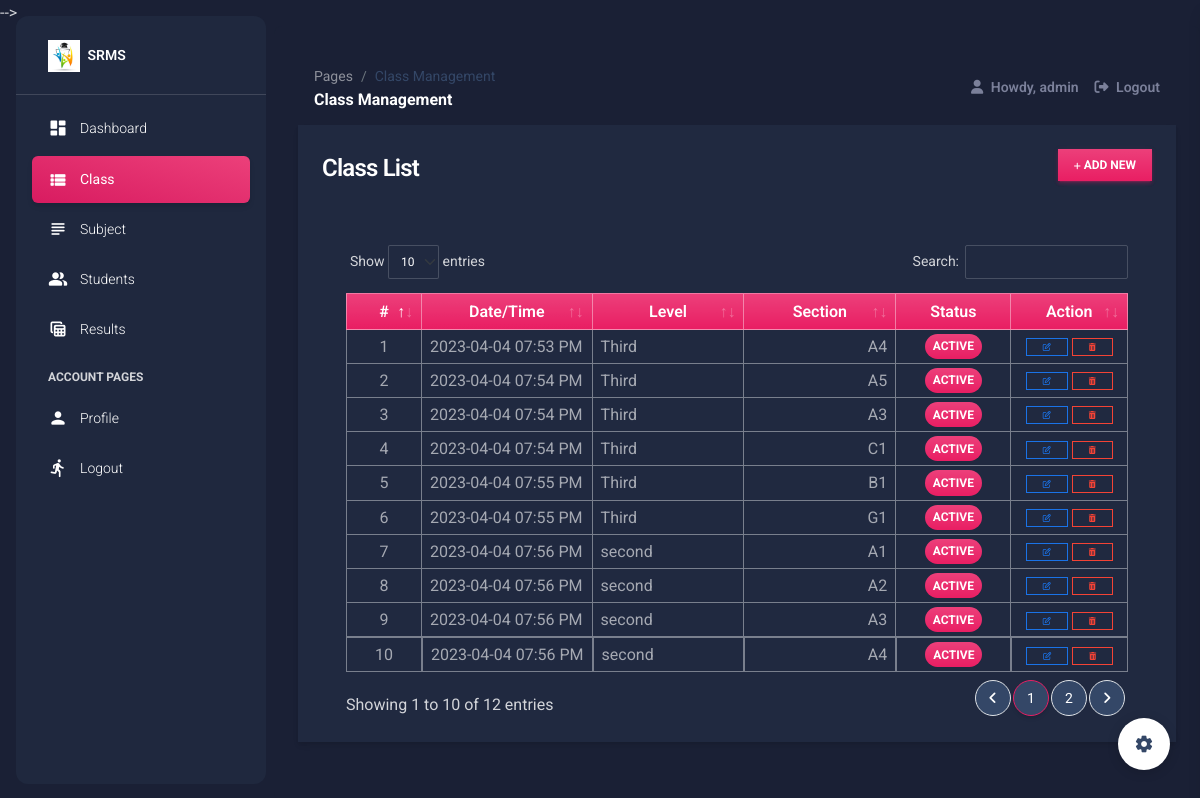
The app's page /class_mgt (signed in) with its own data.
### srmsApp/models.py (models this page shows, shortened)
class Class(models.Model):
    level = models.CharField(max_length=250)
    section = models.CharField(max_length=250)
    status = models.CharField(max_length=2, choices=(('1','Active'),('2','Inactive')), default = 1)
    date_created = models.DateTimeField(default=timezone.now)
    date_updated = models.DateTimeField(auto_now=True)

### srmsApp/views.py (the view)
# urls.py: path('class_mgt', views.class_mgt,name="class-page"),
@login_required
def class_mgt(request):
    context['page'] = 'class_mgt'
    context['page_title'] = 'Class Management'
    classes = models.Class.objects.all()
    context['classes'] = classes
    return render(request,'class_mgt.html',context)

### srmsApp/forms.py (shortened to what this page needs)
class UpdateProfile(UserChangeForm):
    username = forms.CharField(max_length=250,help_text="The Username field is required.")
    email = forms.EmailField(max_length=250,help_text="The Email field is required.")
    first_name = forms.CharField(max_length=250,help_text="The First Name field is required.")
    last_name = forms.CharField(max_length=250,help_text="The Last Name field is required.")
    current_password = forms.CharField(max_length=250)
    class Meta:
        model = User
        fields = ('email', 'username','first_name', 'last_name')

### srmsApp/templates/class_mgt.html (shortened to what this page needs)
{% extends 'layouts/base.html' %} {% load humanize %} {% block content %}
<div class="container-fluid">
    <div class="col-lg-12 col-md-12 col-sm-12 col-xs-12">
        <div class="card card-default rounded-0 shadow ">
            <div class="card-header">
                <div class="d-flex w-100 align-items-center justify-content-between">
                    <h4 class="card-title fw-bold">Class List</h4>
                    <div class="tools">
                        <button type="button" class="btn btn-primary rounded-0 bg-gradient btn-sm" id='add_new'><i class="fa fa-plus"></i> Add New</button>
                    </div>
                </div>
            </div>
            <div class="card-body">
                <div class="container-fluid">
                    <table class="table table-bordered" id="class-list">
                        <colgroup>
                            <col width="10%">
                            <col width="20%">
                            <col width="20%">
                            <col width="20%">
                            <col width="15%">
                            <col width="15%">
                        </colgroup>
                        <thead>
                            <tr class="bg-gradient bg-primary bg-opacity-50 text-light">
                                <th class="px-2 py-2 text-center">#</th>
                                <th class="px-2 py-2 text-center">Date/Time</th>
                                <th class="px-2 py-2 text-center">Level</th>
                                <th class="px-2 py-2 text-center">Section</th>
                                <th class="px-2 py-2 text-center">Status</th>
                                <th class="px-2 py-2 text-center">Action</th>
                            </tr>
                        </thead>
                        <tbody>
                            {% for class in classes %}
                            <tr>
                                <td class="px-2 py-1 align-middle text-center">{{ forloop.counter }}</td>
                                <td class="px-2 py-1 align-middle">{{ class.date_created|date:"Y-m-d h:i A" }}</td>
                                <td class="px-2 py-1 align-middle">{{ class.level }}</td>
                                <td class="px-2 py-1 align-middle text-end">{{ class.section }}</td>
                                <td class="px-1 py-1 align-middle text-center">
                                    {% if class.status == '1' %}
                                    <span class="badge bg-primary bg-gradient rounded-pill px-2">Active</span> {% else %}
                                    <span class="badge bg-secondary bg-gradient rounded-pill px-2">Inactive</span> {% endif %}
                                </td>
                                <td class="px-2 py-1 align-middle text-center">
                                    <a class="btn btn-outline-primary btn-sm edit-data mb-0 border-info text-info px-3 py-1 rounded-0" href="javascript:void(0)" data-url="{% url 'manage-class-pk' class.pk %}" title="Edit">
                                        <i class="fa fa-edit"></i>
                                    </a>
                                    <button class="btn btn-outline-danger btn-sm delete-data mb-0 border-danger px-3 py-1 rounded-0" type="button" data-id="{{ class.pk }}" title="Delete">
                                    <i class="fa fa-trash"></i>
                                </button>
                                </td>
                            </tr>
                            {% endfor %}
                        </tbody>
                    </table>
                </div>
            </div>
        </div>
    </div>
</div>
{% endblock content %}

### srmsApp/templates/layouts/base.html (shortened to what this page needs)
 {% load static %} {% load customfilter %}
<!DOCTYPE html>
<html lang="en">
<head>
    <link href="{% static 'plugins/material-dashboard/css/nucleo-icons.css' %}" rel="stylesheet" />
    <link href="{% static 'plugins/material-dashboard/css/nucleo-svg.css' %}" rel="stylesheet" />
    <link rel="stylesheet" href="{% static 'plugins/DataTables/datatables.min.css' %}" />
    <link rel="stylesheet" href="{% static 'plugins/select2/dist/css/select2.min.css' %}">
    <link rel="stylesheet" href="{% static 'default/css/style.css' %}">
    <link id="pagestyle" href="{% static 'plugins/material-dashboard/css/material-dashboard.css' %}" rel="stylesheet" /> {% block stylesheets %}{% endblock stylesheets %}
</head>
<body class="g-sidenav-show bg-gray-200 dark-version">
    {% if has_sidebar %} {% include 'includes/sidebar.html' %} {% endif %}
    <main class="main-content position-relative max-height-vh-100 h-100 border-radius-lg ">
        {% if has_navigation %}{% include 'includes/navigation.html' %}{% endif %}  {% block content %}{% endblock content %}
    </main>
    {% include 'includes/modals.html' %} {% include 'includes/fixed-plugin.html' %} {% include 'includes/scripts.html' %}
</body>
</html>

### srmsApp/templates/includes/sidebar.html (shortened to what this page needs)
<aside class="sidenav navbar navbar-vertical navbar-expand-xs border-0 border-radius-xl my-3 fixed-start ms-3   bg-gradient-dark" id="sidenav-main">
    <div class="sidenav-header">
      <a class="navbar-brand m-0"
         href="https://appseed.us/admin-dashboards/flask-dashboard-material-design" target="_blank">
        <img src="{{ MEDIA_URL }}/default/logo.jpg" class="navbar-brand-img h-100" alt="main_logo">
        <span class="ms-1 font-weight-bold text-white">{{ short_name }}</span>
      </a>
    </div>
    <hr class="horizontal light mt-0 mb-2">
    <div class="collapse navbar-collapse  w-auto  max-height-vh-100" id="sidenav-collapse-main">
      <ul class="navbar-nav">
        <li class="nav-item">
          <a class="nav-link text-white {% if not page or page == 'home' %} active bg-gradient-primary {% endif %}"
             href="/">
            <div class="text-white text-center me-2 d-flex align-items-center justify-content-center">
              <i class="material-icons opacity-10">dashboard</i>
            </div>
            <span class="nav-link-text ms-1">Dashboard</span>
          </a>
        </li>
        <li class="nav-item">
          <a class="nav-link text-white {% if page == 'class_mgt' %} active bg-gradient-primary {% endif %}"
             href="{% url 'class-page' %}">
            <div class="text-white text-center me-2 d-flex align-items-center justify-content-center">
              <i class="material-icons opacity-10">view_list</i>
            </div>
            <span class="nav-link-text ms-1">Class</span>
          </a>
        </li>
        <li class="nav-item">
          <a class="nav-link text-white {% if page == 'subject_mgt' %} active bg-gradient-primary {% endif %}"
             href="{% url 'subject-page' %}">
            <div class="text-white text-center me-2 d-flex align-items-center justify-content-center">
              <i class="material-icons opacity-10">subject</i>
            </div>
            <span class="nav-link-text ms-1">Subject</span>
          </a>
        </li>
        <li class="nav-item">
          <a class="nav-link text-white {% if page == 'student_mgt' %} active bg-gradient-primary {% endif %}"
             href="{% url 'student-page' %}">
            <div class="text-white text-center me-2 d-flex align-items-center justify-content-center">
              <i class="material-icons opacity-10">people_alt</i>
            </div>
            <span class="nav-link-text ms-1">Students</span>
          </a>
        </li>
        <li class="nav-item">
          <a class="nav-link text-white {% if page == 'result_mgt' %} active bg-gradient-primary {% endif %}"
             href="{% url 'result-page' %}">
            <div class="text-white text-center me-2 d-flex align-items-center justify-content-center">
              <i class="material-icons opacity-10">table_view</i>
            </div>
            <span class="nav-link-text ms-1">Results</span>
          </a>
        </li>
        <li class="nav-item mt-3">
          <h6 class="ps-4 ms-2 text-uppercase text-xs text-white font-weight-bolder opacity-8">Account pages</h6>
        </li>
        <li class="nav-item">
          <a class="nav-link text-white {% if page == 'profile' %} active bg-gradient-primary {% endif %}"
             href="{% url 'profile-page' %}">
            <div class="text-white text-center me-2 d-flex align-items-center justify-content-center">
              <i class="material-icons opacity-10">person</i>
            </div>
            <span class="nav-link-text ms-1">Profile</span>
          </a>
        </li>
        <li class="nav-item">
          <a class="nav-link text-white " href="{% url 'logout' %}">
            <div class="text-white text-center me-2 d-flex align-items-center justify-content-center">
              <i class="material-icons opacity-10">directions_run</i>
            </div>
            <span class="nav-link-text ms-1">Logout</span>
          </a>
        </li>
      </ul>
    </div>
  </aside>

### srmsApp/templates/includes/navigation.html (shortened to what this page needs)
    <nav class="navbar navbar-main navbar-expand-lg px-0 mx-4 shadow-none border-radius-xl position-sticky mt-4 top-1 z-index-sticky" id="navbarBlur" navbar-scroll="true">
      <div class="container-fluid py-1 px-3">
        <nav aria-label="breadcrumb">
          <ol class="breadcrumb bg-transparent mb-0 pb-0 pt-1 px-0 me-sm-6 me-5">
            <li class="breadcrumb-item text-sm"><a class="opacity-5 text-dark" href="javascript:;">Pages</a></li>
            <li class="breadcrumb-item text-sm text-dark active" aria-current="page">{{ page_title }}</li>
          </ol>
          <h6 class="font-weight-bolder mb-0">{{ page_title }}</h6>
        </nav>
        <div class="collapse navbar-collapse mt-sm-0 mt-2 me-md-0 me-sm-4" id="navbar">
          <ul class="navbar-nav  justify-content-end">
            <li class="nav-item d-flex align-items-center">
              <a href="" class="nav-link text-body font-weight-bold px-3">
                <i class="fa fa-user me-sm-1"></i>
                  Howdy, {{ user.username }}
              </a>
            </li>
            <li class="nav-item d-flex align-items-center">
              <a href="{% url 'logout' %}" class="nav-link text-body font-weight-bold px-0">
                <i class="fa fa-sign-out me-sm-1"></i>
                <span class="d-sm-inline d-none">Logout</span>
              </a>
            </li>
          </ul>
        </div>
      </div>
    </nav>

### srmsApp/templates/includes/fixed-plugin.html (shortened to what this page needs)
  <div class="fixed-plugin">
    <a class="fixed-plugin-button text-dark position-fixed px-3 py-2">
      <i class="material-icons py-2">settings</i>
    </a>
    </div>

### srmsApp/templates/includes/scripts.html (shortened to what this page needs)
  {% load static %}

### static/default/css/style.css (style rules this page uses)
html, body { height: 100%; width: 100%; max-height: 100%; overflow: auto; display: flex; flex-direction: column; }
.dark-version .table tbody tr:last-child td { border-width: 1px !important; }

### records on screen
Class: date_created "2023-04-04 07:53 PM", level "Third", section "A4", status "ACTIVE"
Class: date_created "2023-04-04 07:54 PM", level "Third", section "A5", status "ACTIVE"
Class: date_created "2023-04-04 07:54 PM", level "Third", section "A3", status "ACTIVE"
Class: date_created "2023-04-04 07:54 PM", level "Third", section "C1", status "ACTIVE"
Class: date_created "2023-04-04 07:55 PM", level "Third", section "B1", status "ACTIVE"
Class: date_created "2023-04-04 07:55 PM", level "Third", section "G1", status "ACTIVE"
Class: date_created "2023-04-04 07:56 PM", level "second", section "A1", status "ACTIVE"
Class: date_created "2023-04-04 07:56 PM", level "second", section "A2", status "ACTIVE"
Class: date_created "2023-04-04 07:56 PM", level "second", section "A3", status "ACTIVE"
Class: date_created "2023-04-04 07:56 PM", level "second", section "A4", status "ACTIVE"

### other values on screen
{{ short_name }} "SRMS"
{{ page_title }} "Class Management"
{{ user.username }} "admin"
